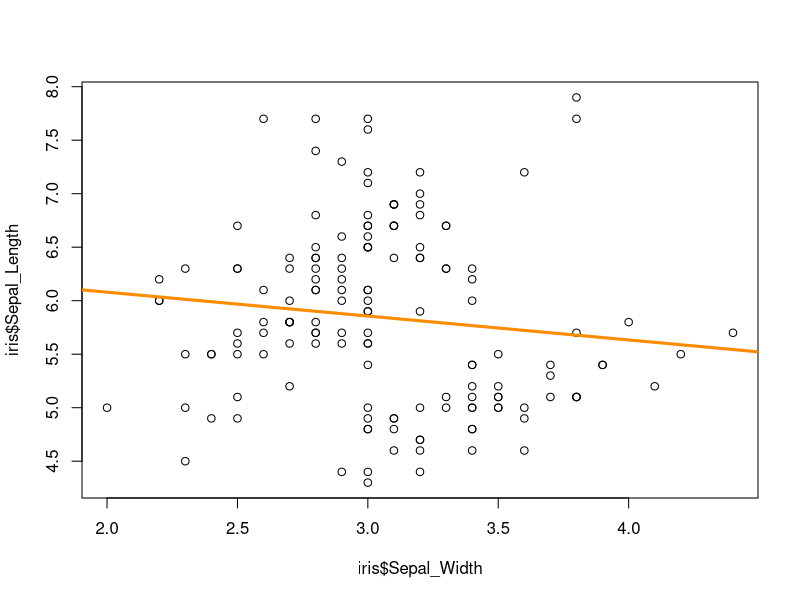
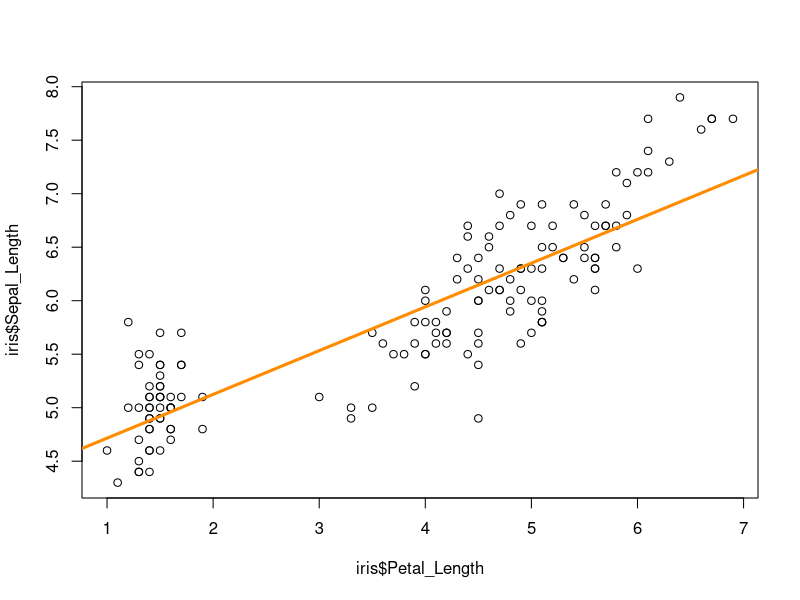
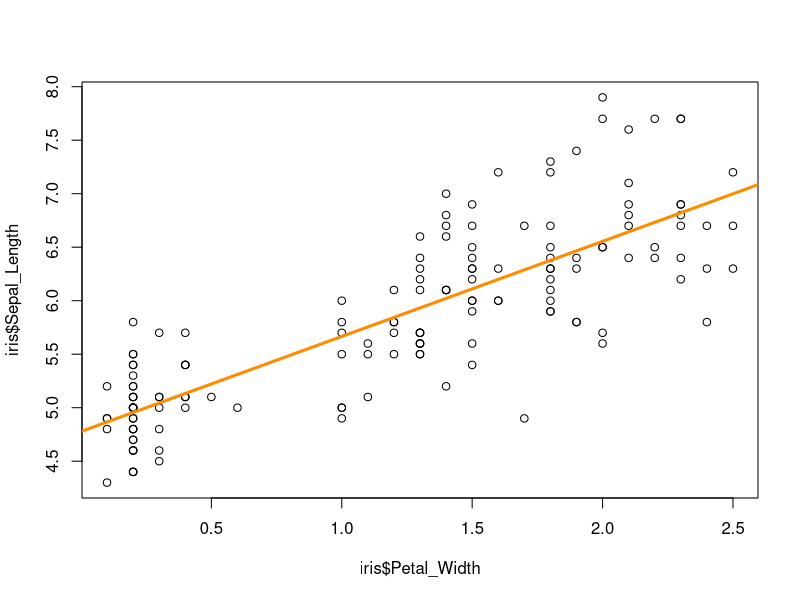
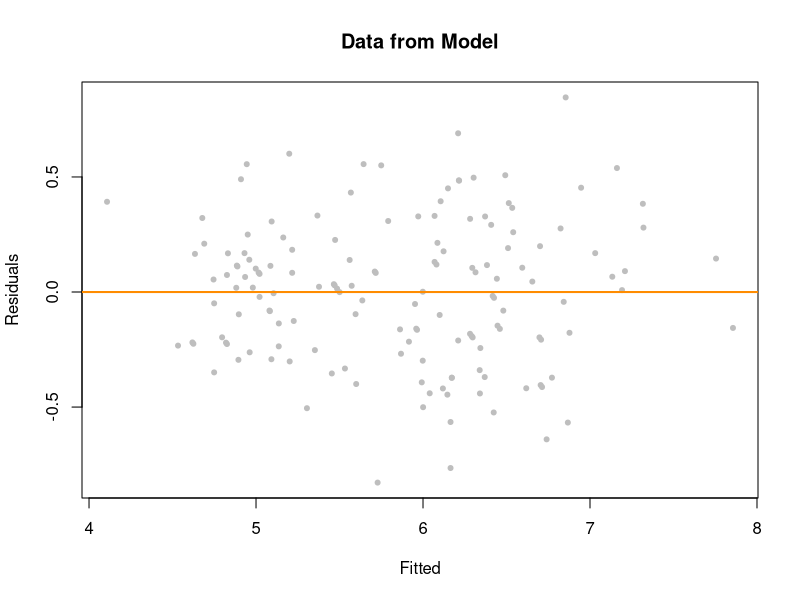

Reproduce these figures in R, in order. (Note: this script raises an error after producing the figures.)
# Conner Montgomery
# Final
# R Script


#Clean Data ( name columns )
colnames(iris) = c("Sepal_Length", "Sepal_Width", "Petal_Length", "Petal_Width", "Species")


# Question 2
#Creates model, then plots it
model_s_width = lm(iris$Sepal_Length ~ iris$Sepal_Width, data=iris)
model_p_length = lm(iris$Sepal_Length ~ iris$Petal_Length, data=iris)
model_p_width = lm(iris$Sepal_Length ~ iris$Petal_Width, data=iris)

plot(iris$Sepal_Length ~ iris$Sepal_Width, data=iris)
abline(model_s_width, lwd=3, col = "darkorange")

plot(iris$Sepal_Length ~ iris$Petal_Length, data=iris)
abline(model_p_length, lwd=3, col = "darkorange")

plot(iris$Sepal_Length ~ iris$Petal_Width, data=iris)
abline(model_p_width, lwd=3, col = "darkorange")

# Making Data Cleaner for Multiple Linear Regression Model
Sepal_Length = iris$Sepal_Length
Sepal_Width = iris$Sepal_Width
Petal_Length = iris$Petal_Length
Petal_Width = iris$Petal_Width

# Question 3: MLR
#Multiple Linear Regression Model
s_length_model = lm(Sepal_Length ~ Sepal_Width + Petal_Length + Petal_Width, data = iris)

# Question 4: Anova
anova(s_length_model)

# Question 5: Petal_Width Predictor 
model_info = summary(s_length_model)$coefficients

# Question 6: Confidence Interval
confint(s_length_model, level = 0.90)

# Question 1
plot(fitted(s_length_model), resid(s_length_model), col = "grey", pch = 20, xlab = "Fitted", ylab = "Residuals", main = "Data from Model")
abline(h=0, col = "darkorange", lwd = 2)

bptest(s_length_model)


# Question 2
qqnorm(resid(s_length_model), main = "Normal Q-Q Plot", col = "darkgrey")
qqline(resid(s_length_model), col = "dodgerblue", lwd = 2)

shapiro.test(resid(s_length_model))

# Question 3 Cooke's Distance

rstandard(s_length_model)[abs(rstandard(s_length_model)) > 2]

cooks.distance(s_length_model)[85] > 4 / length(cooks.distance(s_length_model))
cooks.distance(s_length_model)[107] > 4 / length(cooks.distance(s_length_model))
cooks.distance(s_length_model)[135] > 4 / length(cooks.distance(s_length_model))
cooks.distance(s_length_model)[136] > 4 / length(cooks.distance(s_length_model))
cooks.distance(s_length_model)[142] > 4 / length(cooks.distance(s_length_model))







